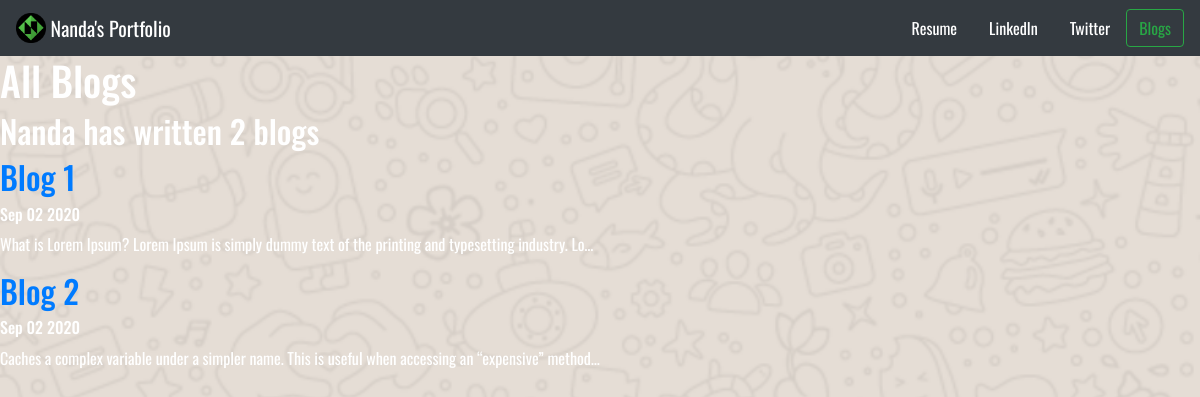
Screenshot of /blog/ with the database file from the repository.
### blog/models.py (models this page shows, shortened)
class Blog(models.Model):
    title = models.CharField(max_length=100)
    description = models.TextField()
    date = models.DateField()

### blog/views.py (the view)
# urls.py: path('',views.all_blogs,name='all_blogs'),
def all_blogs(request):
    all_blogs=Blog.objects.all()
    return render(request,'blog/all_blogs.html',{'all_blogs':all_blogs})

### blog/templates/blog/all_blogs.html
{% extends 'my_portfolio/base.html' %} {% block content %}
<h1>All Blogs</h1>
<h2>Nanda has written {{ all_blogs.count }} blog{{ all_blogs.count|pluralize }}</h2>
{% for blog in all_blogs %}
<a href="{% url 'blog:detail' blog.id %}">
    <h2>{{ blog.title }}</h2>
</a>
<h6>{{ blog.date|date:'M d Y'}}</h6>
<p>{{ blog.description| striptags |truncatechars:100 }}</p> {% endfor %} {% endblock %}

### my_portfolio/static/my_portfolio/custom.css (style rules this page uses)
body { font-family: 'Oswald', sans-serif; background: url(./wabg.png) center center no-repeat; background-size: cover; height: 100%; color: white; }

### rows the page displays
Blog: title "Blog 1", date "Sep 02 2020", description "What is Lorem Ipsum? Lorem Ipsum is simply dummy text of the printing and typesetting industry. Lo…"
Blog: title "Blog 2", date "Sep 02 2020", description "Caches a complex variable under a simpler name. This is useful when accessing an “expensive” method…"

### other values shown
{{ all_blogs.count }} "2"
